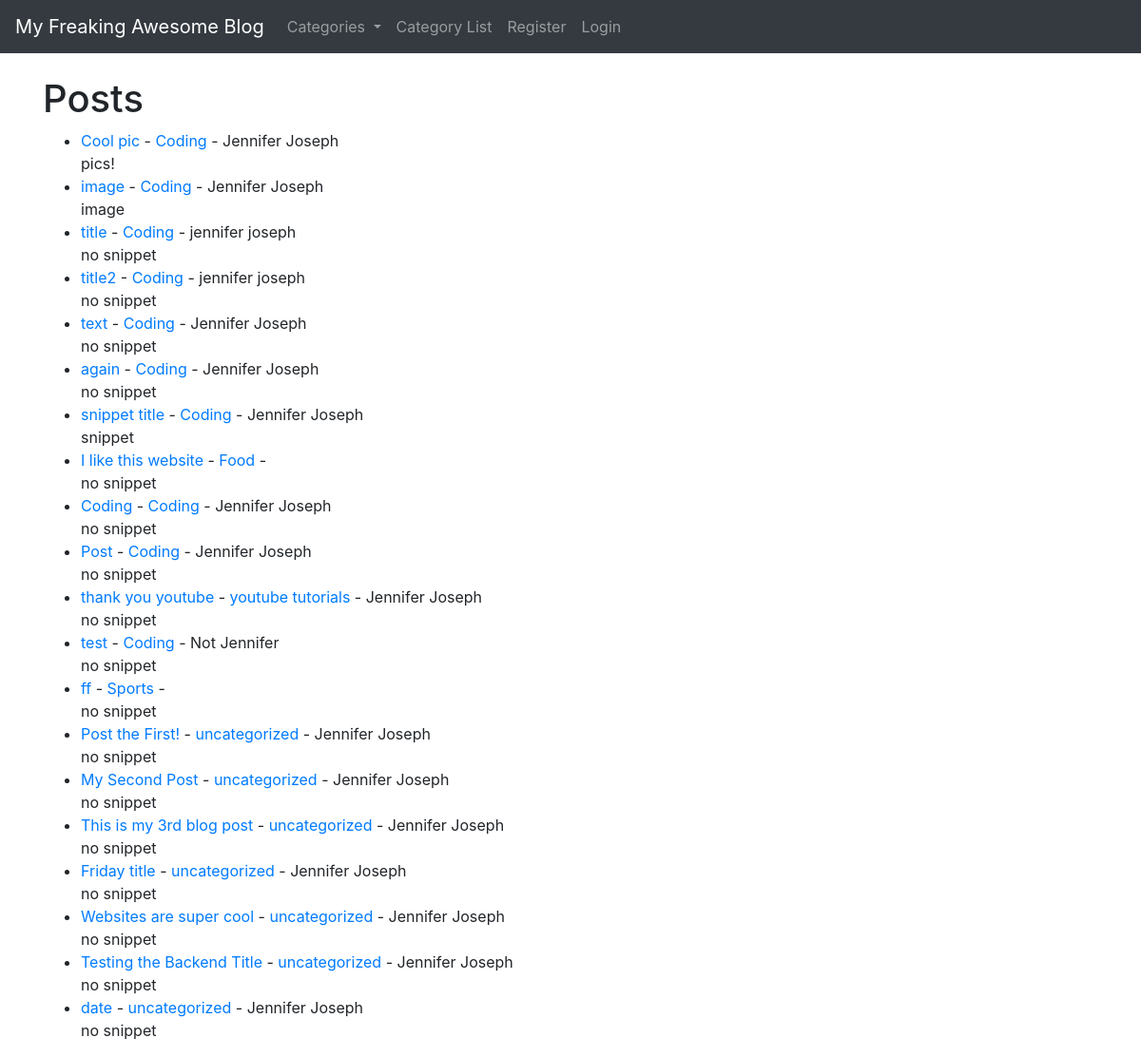
The page / on the database its author committed.
### tutorialblog/models.py (models this page shows, shortened)
class Post(models.Model):
    title = models.CharField(max_length = 255)
    header_image = models.ImageField(null = True, blank = True, upload_to = "images/")
    title_tag = models.CharField(max_length = 255)#, default = "My Freaking Awesome Blog")
    author = models.ForeignKey(User, on_delete = models.CASCADE) # deletes blog post from a user that has been deleted
    category = models.CharField(max_length = 255, default = 'uncategorized')
    body = RichTextField(blank = True, null = True) # always migrate when you change models
    post_date = models.DateField(auto_now_add=True) # will happen automatically when new blog posts are created
    snippet = models.CharField(max_length = 255)
    likes = models.ManyToManyField(User, related_name = 'blog_post')

### tutorialblog/views.py (the view)
# urls.py: path('', HomeView.as_view(), name = "home"), # home page
class HomeView(ListView): # normally we pass in the request
    model = Post    # note the difference here too of using Post not User
    template_name = 'home.html'
    ordering = ['-post_date']
    def get_context_data(self, *args, **kwargs):
        cat_menu = Category.objects.all() # this grabs out everything in our cateogy model, namely the names and then assign it to the var
        context = super(HomeView, self).get_context_data(*args, **kwargs)
        context["cat_menu"] = cat_menu
        return context  # so now we can access "cat_menu" from our home page

### tutorialblog/models.py (called while the page is built)
    def __str__(self):
        return self.name #lets us see category name on the admin back end

### tutorialblog/templates/home.html (shortened to what this page needs)
{% extends 'base.html' %}
{% block content %}
<h1>Posts</h1>
<ul>
{% for post in object_list %}
    <li> <a href = "{% url 'article-detail' post.pk %}"> {{post.title}}</a>  - <a href= "{% url 'category' post.category %}" > {{post.category}} </a> - {{post.author.first_name}} {{post.author.last_name}}
        <br>
    {{ post.snippet }}
     </li>
{% endfor %}
</ul>
{% endblock %}

### rows shown on the page
Post: title "Cool pic", category "Coding", author.first_name "Jennifer", author.last_name "Joseph", snippet "pics!"
Post: title "image", category "Coding", author.first_name "Jennifer", author.last_name "Joseph", snippet "image"
Post: title "title", category "Coding", author.first_name "jennifer", author.last_name "joseph", snippet "no snippet"
Post: title "title2", category "Coding", author.first_name "jennifer", author.last_name "joseph", snippet "no snippet"
Post: title "text", category "Coding", author.first_name "Jennifer", author.last_name "Joseph", snippet "no snippet"
Post: title "again", category "Coding", author.first_name "Jennifer", author.last_name "Joseph", snippet "no snippet"
Post: title "snippet title", category "Coding", author.first_name "Jennifer", author.last_name "Joseph", snippet "snippet"
Post: title "I like this website", category "Food", snippet "no snippet"
Post: title "Coding", category "Coding", author.first_name "Jennifer", author.last_name "Joseph", snippet "no snippet"
Post: title "Post", category "Coding", author.first_name "Jennifer", author.last_name "Joseph", snippet "no snippet"
Post: title "thank you youtube", category "youtube tutorials", author.first_name "Jennifer", author.last_name "Joseph", snippet "no snippet"
Post: title "test", category "Coding", author.first_name "Not", author.last_name "Jennifer", snippet "no snippet"
Post: title "ff", category "Sports", snippet "no snippet"
Post: title "Post the First!", category "uncategorized", author.first_name "Jennifer", author.last_name "Joseph", snippet "no snippet"
Post: title "My Second Post", category "uncategorized", author.first_name "Jennifer", author.last_name "Joseph", snippet "no snippet"
Post: title "This is my 3rd blog post", category "uncategorized", author.first_name "Jennifer", author.last_name "Joseph", snippet "no snippet"
Post: title "Friday title", category "uncategorized", author.first_name "Jennifer", author.last_name "Joseph", snippet "no snippet"
Post: title "Websites are super cool", category "uncategorized", author.first_name "Jennifer", author.last_name "Joseph", snippet "no snippet"
Post: title "Testing the Backend Title", category "uncategorized", author.first_name "Jennifer", author.last_name "Joseph", snippet "no snippet"
Post: title "date", category "uncategorized", author.first_name "Jennifer", author.last_name "Joseph", snippet "no snippet"
